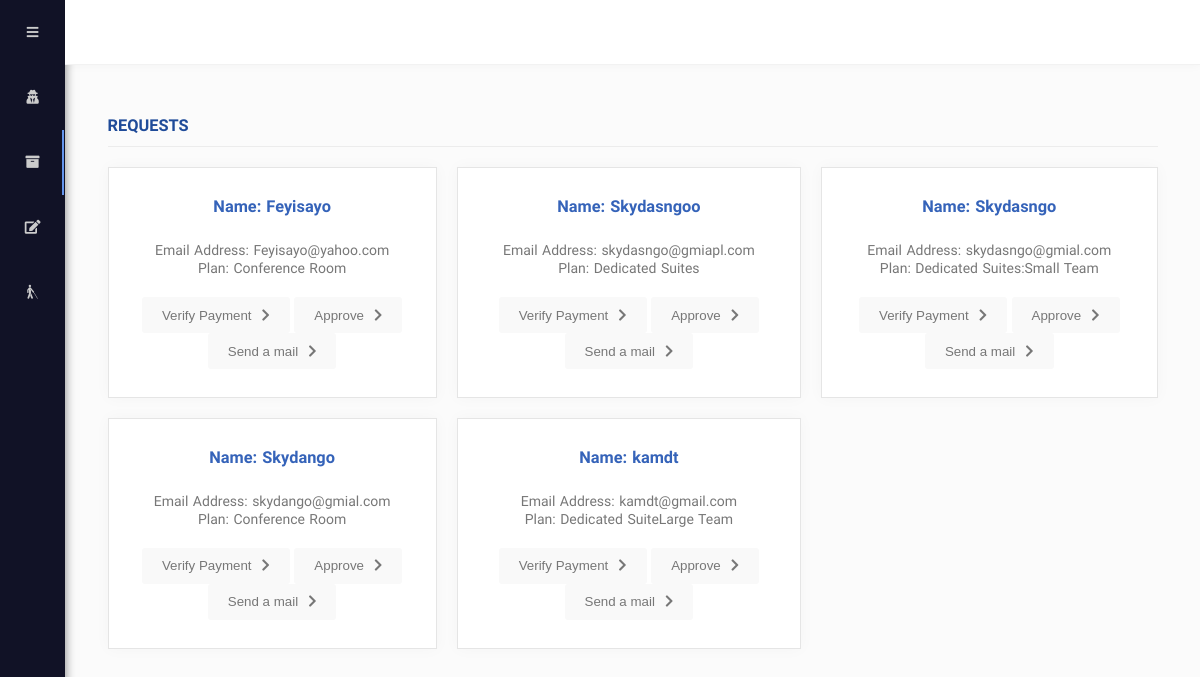
Screenshot of /admin/new_requests (signed in) with the database file from the repository.
### models.py (models this page shows)
class User(UserMixin, db.Model):
    id = db.Column(db.Integer, primary_key=True)
    name = db.Column(db.String(115), unique=True)
    email = db.Column(db.String(115), unique=True)
    password = db.Column(db.String(120))
    is_admin = db.Column(db.Boolean, default=False)
    verified = db.Column(db.Boolean, default=False)
    manual = db.Column(db.Boolean, default=False)

class Account(db.Model):
    id = db.Column(db.Integer, primary_key=True)
    plan = db.Column(db.String(100), default=None)
    sub_date = db.Column(db.DateTime, default=datetime.datetime.now())
    due_date = db.Column(db.DateTime, default=datetime.datetime.now())
    user_id = db.Column(db.Integer, db.ForeignKey('user.id'))
    verified = db.Column(db.Boolean, default=False)
    reference = db.Column(db.String(100), default='')
    manual = db.Column(db.Boolean, default=False)

### views.py (the view)
@app.route('/admin/new_requests')
@login_required
@admin_login_required
def new_requests():
    pending_users = []
    pending = Account.query.filter_by(verified=False).order_by(Account.id.desc()).all()
    for account in pending:
        pending_users.append(User.query.filter_by(id=account.user_id).first())
    return render_template('new_requests.html', pending_users=pending_users, pending=pending)

### views.py (called while the page is built)
def admin_login_required(f):
    @wraps(f)
    def decorated_function(*args, **kwargs):
        g.user = current_user
        print(g.user)
        print(g.user.is_admin)
        print(g.user.is_admin)
        try:
            if g.user is None or g.user.is_admin is False or g.user.is_admin is None:
                return redirect(url_for('admin_login', next=request.url))
        except AttributeError:
            return redirect(url_for('admin_login', next=request.url))
        return f(*args, **kwargs)
    return decorated_function

@login_manager.user_loader
def load_user(user_id):
    return User.query.get(int(user_id))

### templates/new_requests.html (shortened to what this page needs)
{% extends 'base.html' %}
{% block style %}
<link rel="stylesheet" href="{{ url_for('static', filename='assets/css/dashboard.css') }}">
<link rel="stylesheet" href="{{ url_for('static', filename='assets/css/new.css') }}">
{% endblock %}
{% block body %}
{% include 'auth.html' %}
{% endblock %}
{% block main %}
<main>
    <div class="container">
        <h3 class="section-title">Requests</h3>
        <div class="intro offers">
            {% for user in pending_users %}
            <section class="offer">
                <header>
                    <h3 class="title">Name: {{user.name}} </h3>
                    <br>
                    <span class="subtitle">Email Address: {{user.email}} </span>
                    <br>
                    <span class="subtitle">Plan: {{ pending[loop.index - 1].plan }} </span>
                    <br>
                </header>
                <button id="{{pending[loop.index-1].reference}}" class="subscribe">Verify Payment<i class="fas fa-chevron-right"></i></button>
                <button id="{{pending[loop.index-1].reference}}" class="subscribed">Approve<i class="fas fa-chevron-right"></i></button>
                <a href="mailto:{{user.email}}"><button class="mail">Send a mail<i class="fas fa-chevron-right"></i></button></a>
            </section>
            {% endfor %}
        </div>
    </div>
</main>
{% endblock %}

### static/assets/css/utils.css (style rules this page uses)
html { font-size: 14px; word-spacing: 1px; -ms-text-size-adjust: 100%; -webkit-text-size-adjust: 100%; -moz-osx-font-smoothing: grayscale; -webkit-font-smoothing: antialiased; }
body { width: 100%; height: 100%; font-family: 'Molengo', Quicksand, 'Nunito', 'Segoe UI', Tahoma, Geneva, Verdana, sans-serif; }
*, *:before, *:after { -webkit-box-sizing: border-box; box-sizing: border-box; margin: 0; padding: 0; line-height: 1.3em; }
a { text-decoration: none; color: #185a91; }
.container { max-width: 1100px; margin: 0 auto; padding: 0 25px; }

### static/assets/css/all.css (style rules this page uses)
.fa,.fab,.fal,.far,.fas { -moz-osx-font-smoothing:grayscale;-webkit-font-smoothing:antialiased;display:inline-block;font-style:normal;font-variant:normal;text-rendering:auto;line-height:1 }
.fa-chevron-right:before { content:"\f054" }
.fa,.far,.fas { font-family:"Font Awesome 5 Free" }
.fa,.fas { font-weight:900 }

### static/assets/css/dashboard.css (style rules this page uses)
main { padding: 50px 0; }
.section-title { color: #1f4b99; border-bottom: 1px solid rgba(0, 0, 0, 0.06); margin-bottom: 20px; padding-bottom: 10px; text-transform: uppercase; }
.offers { display: -ms-grid; display: grid; -ms-grid-columns: (auto)[3]; grid-template-columns: repeat(3, auto); grid-auto-columns: 200px; grid-auto-flow: row; grid-gap: 20px; }
.offer { padding: 2em 1em; border: 1px solid rgba(0, 0, 0, 0.1); background-color: #fff; -webkit-box-shadow: 0 0 15px rgba(0, 0, 0, 0.031); box-shadow: 0 0 15px rgba(0, 0, 0, 0.031); text-align: center; }
.offer header { margin-bottom: 20px; }
.offer header .title { color: #3563b9; margin-bottom: 5px; font-weight: 600; }
.offer header .subtitle { color: #777; }
.offer .subscribe { border: 0; background-color: #f9f9f9; border-radius: 3px; color: #777; font-weight: lighter; padding: 0.7em 1.5em; cursor: pointer; }
.offer .subscribe i { margin-left: 10px; }

### static/assets/css/new.css (style rules this page uses)
.offer .subscribe, .subscribed, .mail { border: 0; background-color: #f9f9f9; border-radius: 3px; color: #777; font-weight: lighter; padding: 0.7em 1.5em; cursor: pointer; }
.offer .subscribe i, .subscribed i, .mail i { margin-left: 10px; }

### rows the page displays
User: name "Feyisayo", email "Feyisayo@yahoo.com"
Account: plan "Conference Room"
User: name "Skydasngoo", email "skydasngo@gmiapl.com"
Account: plan "Dedicated Suites"
User: name "Skydasngo", email "skydasngo@gmial.com"
Account: plan "Dedicated Suites:Small Team"
User: name "Skydango", email "skydango@gmial.com"
Account: plan "Conference Room"
User: name "kamdt", email "kamdt@gmail.com"
Account: plan "Dedicated SuiteLarge Team"
